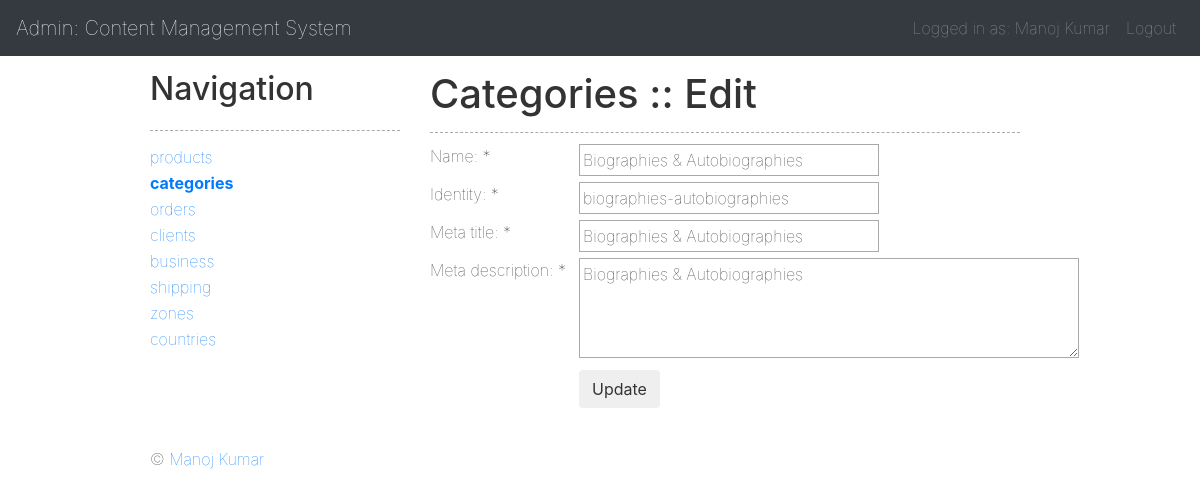
The app's page /panel/categories/action/edit/id/1 (signed in) with its own data.
### tables this page shows
CREATE TABLE `categories` (
  `id` int(11) NOT NULL,
  `name` varchar(150) NOT NULL,
  `identity` varchar(200) NOT NULL,
  `meta_title` varchar(255) NOT NULL,
  `meta_description` varchar(255) NOT NULL
);

### index.php (called while the page is built, shortened)
<?php
$core = new Core();
$core->run();

### app/Database/Database.php (called while the page is built, shortened)
<?php
abstract class Database
{
    protected $_schema;
    protected $_hostname;
    protected $_port;
    protected $_database;
    protected $_username;
    protected $_password;
    private $_fetchMode = PDO::FETCH_ASSOC;
    private $_driverOptions = array();
    private $_connectionString = null;
    private $_pdoObject = null;
    public function setDriverOption($key = null, $value = null)
    {
        $this->_driverOptions[$key] = $value;
    }
    private function _setConnection()
    {
        switch ($this->_schema) {
            case 'mysql':
                $this->_connectionString = "mysql:dbname={$this->_database};host={$this->_hostname};port={$this->_port}";
                break;
        }
    }
    private function _connect()
    {
        try {
            $this->_pdoObject = new PDO(
                $this->_connectionString,
                $this->_username,
                $this->_password,
                $this->_driverOptions
            );
        } catch (PDOException $e) {
            echo $this->_exceptionOutput($e, 'There was a problem with the Database connection');
        }
    }
    private function _query($sql = null, $params = null)
    {
        if (!empty($sql)) {
            $statement = $this->_pdoObject->prepare($sql, $this->_driverOptions);
            $paramsConverted = array();
            if (get_magic_quotes_gpc() === true) {
                if (is_array($params)) {
                    foreach ($params as $key => $value) {
                        $paramsConverted[$key] = stripcslashes($value);
                    }
                } else {
                    $paramsConverted[] = stripcslashes($params);
                }
            } else {
                $paramsConverted = is_array($params) ? $params : array($params);
            }
            if (!$statement->execute($paramsConverted) || $statement->errorCode() != '00000') {
                $errorInfo = $statement->errorInfo();
                throw new PDOException("Database error [{$errorInfo[0]}]: {$errorInfo[2]}, driver error code is {$errorInfo[1]}<br />SQL: {$sql}");
            }
            return $statement;
        }
    }
    public function fetchOne($sql = null, $params = null)
    {
        if (!empty($sql)) {
            try {
                $statement = $this->_query($sql, $params);
                return $statement->fetch($this->_fetchMode);
            } catch (PDOException $e) {
                echo $this->_exceptionOutput($e, 'Something went wrong while fetching the record');
            }
        }
        return false;
    }
}

### app/Url.php (called while the page is built, shortened)
<?php
class Url
{
    public $key_modules = array('panel');
    public $main = 'index';
    public $params = array();
    private function _process()
    {
        $uri = $_SERVER['REQUEST_URI'];
        if (!empty($uri)) {
            $uriQ = explode('?', $uri);
            $uri = $uriQ[0];
            $uri = Helper::clearString($uri, PAGE_EXT);
            $firstChar = substr($uri, 0, 1);
            if ($firstChar == '/') {
                $uri = substr($uri, 1);
            }
            $lastChar = substr($uri, -1);
            if (!empty($uri)) {
                $uri = explode('/', $uri);
                $first = array_shift($uri);
                if (in_array($first, $this->key_modules)) {
                    $first = empty($uri) ? $this->main : array_shift($uri);
                }
                $this->main = $first;
                if (count($uri) > 1) {
                    $pairs = array();
                    foreach ($uri as $key => $value) {
                        $pairs[] = $value;
                        if (count($pairs) > 1) {
                            if (!Helper::isEmpty($pairs[1])) {
                                $this->params[$pairs[0]] = $pairs[1];
                            }
                            $pairs = array();
                        }
                    }
                }
            }
        }
    }
    public function get($param = null)
    {
        if (!empty($param) && array_key_exists($param, $this->params)) {
            return $this->params[$param];
        }
    }
}

### app/Helper.php (called while the page is built, shortened)
<?php
class Helper
{
    public static function clearString($string = null, $array = null)
    {
        if (!empty($string) && !self::isEmpty($array)) {
            $array = self::makeArray($array);
            foreach ($array as $key => $value) {
                $string = str_replace($value, '', $string);
            }
            return $string;
        }
    }
    public static function isEmpty($value = null)
    {
        return empty($value) && !is_numeric($value) ? true : false;
    }
    public static function makeArray($array = null)
    {
        return is_array($array) ? $array : array($array);
    }
}

### app/Application.php (called while the page is built, shortened)
<?php
abstract class Application
{
    public function __construct()
    {
        $this->_Db = new MySQL();
    }
}

### app/Catalogue.php (called while the page is built, shortened)
<?php
class Catalogue extends Application
{
    protected $_table = 'categories';
    protected $_table_2 = 'products';
    public function getCategory($id = null)
    {
        if (!empty($id)) {
            $sql = "SELECT `c`.*,
					(
						SELECT COUNT(`id`)
						FROM `{$this->_table_2}`
						WHERE `category` = `c`.`id`
					) AS `products_count`
					FROM `{$this->_table}` `c`
					WHERE `c`.`id` = ?";
            return $this->_Db->fetchOne($sql, $id);
        }
        return null;
    }
}

### app/Form.php (called while the page is built, shortened)
<?php
class Form
{
    public function isPost($field = null)
    {
        if (!empty($field)) {
            return false;
        } else {
            if (!empty($_POST)) {
                return true;
            }
            return false;
        }
    }
    public function stickyText($field, $value = null)
    {
        if ($this->isPost($field)) {
            return stripslashes($this->getPost($field));
        } else {
            return !empty($value) ? $value : null;
        }
    }
}

### admin/pages/categories/edit.php (the view, shortened to what this page needs)
<?php
$id = $this->objUrl->get('id');
if (!empty($id)) {
    $objCatalogue = new Catalogue();
    $category = $objCatalogue->getCategory($id);
    if (!empty($category)) {
        $objForm = new Form();
        require_once('header.php');
        ?>
        <h1>Categories :: Edit</h1>
        <form action="" method="post">
            <table cellpadding="0" cellspacing="0" border="0" class="tbl_insert">
                <tr>
                    <th><label for="name">Name: *</label></th>
                    <td>
                        <input type="text" name="name" id="name"
                               value="<?php echo $objForm->stickyText('name', $category['name']); ?>" class="fld"/>
                    </td>
                </tr>
                <tr>
                    <th><label for="identity">Identity: *</label></th>
                    <td>
                        <input type="text" name="identity" id="identity"
                               value="<?php echo $objForm->stickyText('identity', $category['identity']); ?>"
                               class="fld"/>
                    </td>
                </tr>
                <tr>
                    <th><label for="meta_title">Meta title: *</label></th>
                    <td>
                        <input type="text" name="meta_title" id="meta_title"
                               value="<?php echo $objForm->stickyText('meta_title', $category['meta_title']); ?>"
                               class="fld"/>
                    </td>
                </tr>
                <tr>
                    <th><label for="meta_description">Meta description: *</label></th>
                    <td>
                        <textarea name="meta_description" id="meta_description"
                                  class="tar_fixed"><?php echo $objForm->stickyText('meta_description', $category['meta_description']); ?></textarea>
                    </td>
                </tr>
                <tr>
                    <th>&nbsp;</th>
                    <td>
                        <label for="btn" class="sbm sbm_blue fl_l">
                            <input type="submit" id="btn" class="btn" value="Update"/>
                        </label>
                    </td>
                </tr>
            </table>
        </form>
        <?php
        require_once('footer.php');
    }
}

### css/core.css (style rules this page uses)
* { border: none; outline: none; font-weight: 100; color: #333; margin: 0; padding: 0 }
body { background: #111; text-align: center; font-family: Arial, Verdana, Sans-serif; font-size: 12px; line-height: 21px }
h1, h2, h3, h4, h5, p { padding-bottom: 14px }
h1 { border-bottom: dashed 1px #aaa; margin-bottom: 14px }
h1, h2 { font-size: 18px }
th, td { text-align: left; vertical-align: top }
.tbl_insert th { padding: 3px 10px 3px 0 }
.fld, .fld_qty, .fld_price, .sel, .tar, .tar_fixed { border: solid 1px #aaa }
.fld { width: 300px }
.tar_fixed { width: 500px; height: 100px }
#header, #outer, #left, #right, #footer, .cl, .dev, #basket_left, #basket_left dd, #basket_left dt, .catalogue_wrapper, .catalogue_wrapper_left, .catalogue_wrapper_right, .lft, .rgt, .fl_l { float: left }
.catalogue_wrapper img, .tbl_repeat, .tbl_insert { margin-bottom: 14px }
.tbl_insert td, .fld, .fld_price, .sel, .tar, .tar_fixed { padding: 3px }
label { white-space: nowrap !important; }

### records on screen
categories: name "Biographies & Autobiographies", identity "biographies-autobiographies", meta_title "Biographies & Autobiographies", meta_description "Biographies & Autobiographies"
